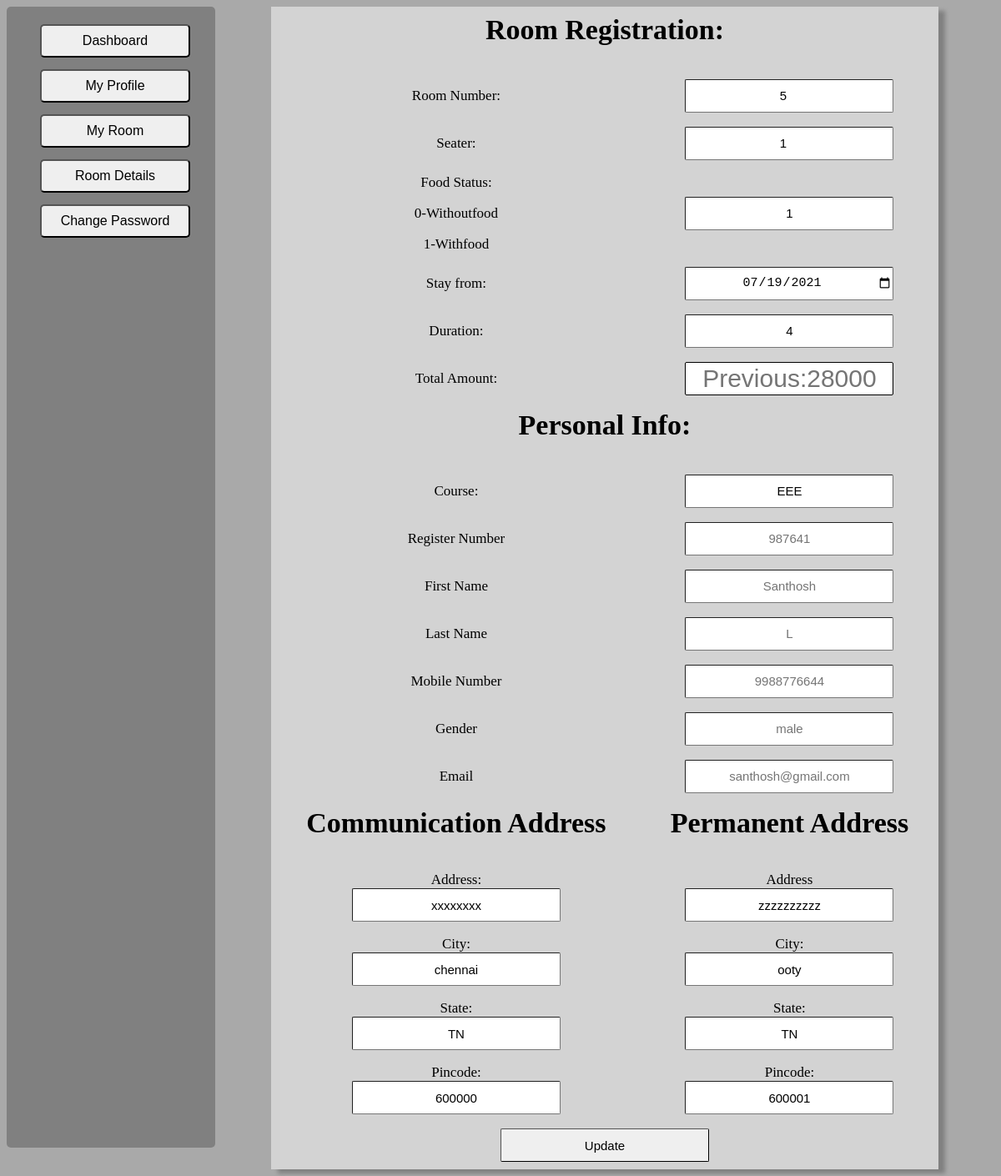
The app's page /rupdate.php (signed in) with its own data.
### tables this page shows
CREATE TABLE `roomdetails` (
  `REGISTRATION` int(6) NOT NULL,
  `ROOM` int(11) DEFAULT NULL,
  `SEATER` int(10) DEFAULT NULL,
  `STAYDATE` date DEFAULT NULL,
  `AMOUNT` varchar(80) DEFAULT NULL,
  `COURSE` varchar(20) DEFAULT NULL,
  `CADDRESS` varchar(100) DEFAULT NULL,
  `PADDRESS` varchar(100) DEFAULT NULL,
  `CCITY` varchar(50) DEFAULT NULL,
  `PCITY` varchar(50) DEFAULT NULL,
  `CSTATE` varchar(50) DEFAULT NULL,
  `PSTATE` varchar(50) DEFAULT NULL,
  `CCODE` int(6) DEFAULT NULL,
  `PCODE` int(6) DEFAULT NULL,
  `FOOD` varchar(5) DEFAULT NULL,
  `DURATION` int(10) DEFAULT NULL
);

CREATE TABLE `users` (
  `ID` int(11) NOT NULL,
  `REGISTRATION` int(6) NOT NULL,
  `FIRSTNAME` varchar(50) DEFAULT NULL,
  `LASTNAME` varchar(40) DEFAULT NULL,
  `GENDER` varchar(10) DEFAULT NULL,
  `CONTACT` varchar(10) DEFAULT NULL,
  `EMAIL` varchar(30) DEFAULT NULL,
  `PASSWORD` varchar(100) DEFAULT NULL
);

### rupdate.php (the view, shortened to what this page needs)
<html>
<head>
<?php
include('config.php');
$u=$_SESSION['rgt'];
$sql="select*from users where REGISTRATION='$u'";
$result=mysqli_query($con,$sql);
$re=mysqli_fetch_array($result);
$sqlr="select*from roomdetails where REGISTRATION='$u'";
$rer=mysqli_query($con,$sqlr);
$resr=mysqli_fetch_array($rer);
?>
</head>
<body>
<nav style="float:left;height:97%;width:250px;background-color:grey;border-radius:5px;position:fixed;">
<ul>
<li><button onclick="window.location.href='dashboard.php'">Dashboard</button></li>
<li><button onclick="window.location.href='profile.php'">My Profile</button></li>
<li><button onclick="window.location.href='room.php'">My Room</button></li>
<li><button onclick="window.location.href='details.php'">Room Details</button></li>
<li><button onclick="window.location.href='cpassword.php'">Change Password</button></li>
</ul>
</nav>
<center>
<table border="2">
<form method="POST">
<tr><td colspan="2"><h1>Room Registration:</h1></td></tr>
<tr><td><label>Room Number:</label></td><td><input type="number" name="rn" id="r" placeholder="1,2,3,4,5" value="<?php echo $resr['ROOM'];?>"></td></tr>
<tr><td><label>Seater:</label></td><td><input type="number" name="sn" id="s" placeholder="Number of Seaters" value="<?php echo $resr['SEATER'];?>" oninput="first();"><p id='fi'></p></td></tr>
<tr><td><label>Food Status:</label><br/><p>0-Withoutfood</p> <p>1-Withfood</p></td><td><input type="tel" name="food" id="fo" value="<?php echo $resr['FOOD'];?>" oninput="final();"></td></tr>
<tr><td><label>Stay from:</label></td><td><input type="date" name="sd" value="<?php echo $resr['STAYDATE'];?>"></td></tr>
<tr><td><label>Duration:</label></td><td><input type="tel" name="ti" id="du" placeholder="Enter duration in months" value="<?php echo $resr['DURATION'];?>" oninput="final();"><p id="mm"></p></td></tr>
<tr><td><label>Total Amount:</label></td><td><input type="text" name="am" id="d" placeholder="<?php echo "Previous:".$resr['AMOUNT'];?>"></td></tr>
<tr><td colspan="2"><h1>Personal Info:</h1></td></tr>
<tr><td><label>Course:</label></td><td><input type="text" name="co" value="<?php echo $resr['COURSE'];?>"></td></tr>
<tr><td><label>Register Number</label></td><td><input type="tel" class='y' placeholder="<?php echo $re['REGISTRATION'];?>" onclick="window.alert('Update your personal infomation from your profile');"></td></tr>
<tr><td><label>First Name</label></td><td><input type="text" class='y' placeholder="<?php echo $re['FIRSTNAME'];?>" onclick="window.alert('Update your personal infomation from your profile');"></td></tr>
<tr><td><label>Last Name</label></td><td><input type="text" class='y' placeholder="<?php echo $re['LASTNAME'];?>" onclick="window.alert('Update your personal infomation from your profile');"></td></tr>
<tr><td><label>Mobile Number</label></td><td><input type="tel" class='y' placeholder="<?php echo $re['CONTACT'];?>" onclick="window.alert('Update your personal infomation from your profile');"></td></tr>
<tr><td><label>Gender</label></td><td><input type="text" class='y' placeholder="<?php echo $re['GENDER'];?>" onclick="window.alert('Update your personal infomation from your profile');"></td></tr>
<tr><td><label>Email</label></td><td><input type="email" class='y' placeholder="<?php echo $re['EMAIL'];?>" onclick="window.alert('Update your personal infomation from your profile');"></td></tr>
<tr><td><h1>Communication Address</h1></td><td><h1>Permanent Address</h1></td></tr>
<tr><td>Address:<br/><input type="text" name="cd" value="<?php echo $resr['CADDRESS'];?>"></td><td>Address<br/><input type="text" name="pd" value="<?php echo $resr['PADDRESS'];?>"></td></tr>
<tr><td><label>City:</label><br/><input type="text" name="ccity" value="<?php echo $resr['CCITY'];?>"></td><td><label>City:</label><br/><input type="text" name="pcity" value="<?php echo $resr['PCITY'];?>"></td></tr>
<tr><td><label>State:</label><br/><input type="text" name="cstate" value="<?php echo $resr['CSTATE'];?>"></td><td><label>State:</label><br/><input type="text" name="pstate" value="<?php echo $resr['PSTATE'];?>"></td></tr>
<tr><td><label>Pincode:</label><br/><input type="tel" name="ccode" value="<?php echo $resr['CCODE'];?>"></td><td><label>Pincode:</label><br/><input type="tel" name="pcode" value="<?php echo $resr['PCODE'];?>"></td></tr>
<tr><td colspan="2"><input type="submit" name="submit" value="Update" id="sub"></td></tr>
</form>
</table>
</center>
</body>
</html>

### rupdate.php (style rules this page uses)
li { padding-top:5px;margin-top:5px;margin-right:30px;list-style:none;height:44px;border-radius:5px; }
table { width:800px;box-shadow:8px 5px 5px grey;cursor:pointer;margin-left:250px; }
table,td { padding:8px;border:0.5px solid lightgrey;border-collapse:collapse;text-align:center; }
tr { font-size:17px;background-color:lightgrey; }
input { height:40px;width:250px;border-radius:2px;text-align:center;border-width:1px;font-size:15px; }
button { height:40px;width:180px;font-size:16px;border-radius:5px; }
#d { height:40px;width:250px;background-color:white;border-style:solid;border-color:black;border-width:1px;font-size:30px; }
.y { cursor:pointer; }
body { background-color:darkgrey; }

### records on screen
roomdetails: rn "5", sn "1", food "1", sd "07/19/2021", ti "4", am "Previous:28000", co "EEE", cd "xxxxxxxx", pd "zzzzzzzzzz", ccity "chennai", pcity "ooty", cstate "TN", pstate "TN", ccode "600000", pcode "600001"
users: REGISTRATION "987641", FIRSTNAME "Santhosh", LASTNAME "L", CONTACT "9988776644", GENDER "male", EMAIL "santhosh@gmail.com"
